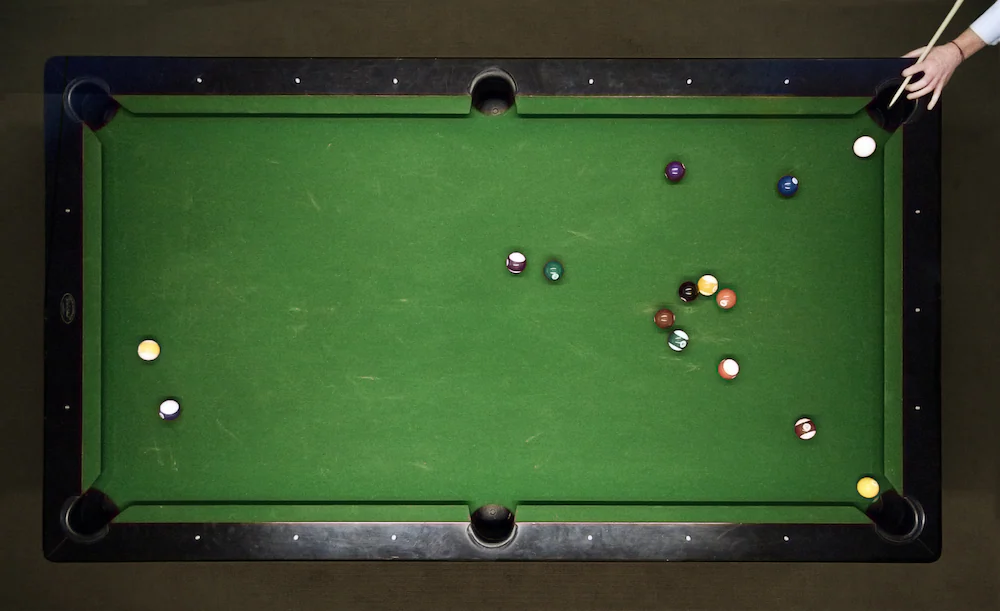
#> input picture billiardimage1.png, 1000 x 611 px, given in place of the camera
$ python main.py
#> lines starting #> are read from the running program, lines starting #| are printed output that depends on the picture; after the words box and inside, x2 and y2 are one past the last pixel; in counts of white or black regions, pixels touching at a corner belong together
### software/image_processing.py
import cv2
import numpy as np


"""
    Detects the largest white area in the frame, which is considered the background boundary.
    Uses HSV color space for better color segmentation and applies morphological operations
    to clean up the mask.

    Parameters:
    frame (np.array): The input image frame in which to detect the background boundary.

    Returns:
    np.array: The largest contour found in the frame representing the background boundary.
    """
def detect_backgroud_boudary(frame):

    # Convert to HSV for better color segmentation
    hsv = cv2.cvtColor(frame, cv2.COLOR_BGR2HSV)

    # Define range for white color
    lower_white = np.array([0, 0, 100])
    upper_white = np.array([179, 40, 255])

    # Create a mask for white color
    white_mask = cv2.inRange(hsv, lower_white, upper_white)
    # Apply morphology to clean up the mask
    kernel = np.ones((5, 5), np.uint8)
    white_mask = cv2.morphologyEx(white_mask, cv2.MORPH_CLOSE, kernel)
    white_mask = cv2.morphologyEx(white_mask, cv2.MORPH_OPEN, kernel)
    # Find contours for the white area
    # cv2.imshow('white_mask', white_mask)
    contours, _ = cv2.findContours(white_mask, cv2.RETR_EXTERNAL, cv2.CHAIN_APPROX_SIMPLE)
    if contours:
        largest_contour = max(contours, key=cv2.contourArea)
        cv2.drawContours(frame, [largest_contour], -1, (0, 255, 255), 3) # Yellow contour
        return largest_contour
    return None


"""
    Detects the largest pink area within a given white boundary in the frame.

    Parameters:
    frame (np.array): The input image frame in which to detect the pink paper.
    white_mask (np.array): The mask representing the white area to constrain the detection.

    Returns:
    np.array: The largest contour found representing the pink paper.
    """
def detect_pink_paper(frame, white_mask):
     # Convert to HSV for better color segmentation
    hsv = cv2.cvtColor(frame, cv2.COLOR_BGR2HSV)
    # Define range for pink color
    lower_pink = np.array([145, 0, 30])
    upper_pink = np.array([179, 100, 255])

    # lower_pink = np.array([3, 30, 230])
    # upper_pink = np.array([20, 60, 255])

    # Create a mask for pink color
    pink_mask = cv2.inRange(hsv, lower_pink, upper_pink)
    # cv2.imshow('pink_mask', pink_mask)
    # Apply the white area mask to the pink mask
    masked_pink = cv2.bitwise_and(pink_mask, pink_mask, mask=white_mask)
    # cv2.imshow('pink_mask', masked_pink)

    # Find contours of the pink paper
    contours, _ = cv2.findContours(masked_pink, cv2.RETR_EXTERNAL, cv2.CHAIN_APPROX_SIMPLE)
    if contours:
        largest_contour = max(contours, key=cv2.contourArea)
        cv2.drawContours(frame, [largest_contour], 0, (190, 90, 100), 2)
        return largest_contour
    return None


"""
    Detects colored spots within a specified region of the frame. This function creates
    a mask for the specified color and applies it to the given region mask.

    Parameters:
    frame (np.array): The input image frame in which to detect colored spots.
    color_mask (tuple): The lower and upper color range for spot detection.
    region_mask (np.array): The mask representing the region to constrain the detection.

    Returns:
    list: A list of contours representing the detected colored spots.
    """
def detect_colored_spots(frame, color_mask, region_mask):
    hsv = cv2.cvtColor(frame, cv2.COLOR_BGR2HSV)
    # Create a mask for colored spots
    colored_spots_mask = cv2.inRange(hsv, color_mask[0], color_mask[1])
    # cv2.imshow('colored_spots_mask', colored_spots_mask)
    # Apply the region mask to the colored spots mask
    masked_colored_spots = cv2.bitwise_and(colored_spots_mask, colored_spots_mask, mask=region_mask)
    # Find contours of the colored spots
    contours, _ = cv2.findContours(masked_colored_spots, cv2.RETR_EXTERNAL, cv2.CHAIN_APPROX_SIMPLE)
    cv2.drawContours(frame, contours, -1, (0, 255, 0), 1)
    return contours
#stupid function
def detect_colored_spots2(frame, color_mask, region_mask):
    hsv = cv2.cvtColor(frame, cv2.COLOR_BGR2HSV)
    # Create a mask for colored spots
    colored_spots_mask = cv2.inRange(hsv, color_mask[0], color_mask[1])
    # cv2.imshow('colored_spots_mask2', colored_spots_mask)
    # Apply the region mask to the colored spots mask
    masked_colored_spots = cv2.bitwise_and(colored_spots_mask, colored_spots_mask, mask=region_mask)
    # Find contours of the colored spots
    contours, _ = cv2.findContours(masked_colored_spots, cv2.RETR_EXTERNAL, cv2.CHAIN_APPROX_SIMPLE)
    cv2.drawContours(frame, contours, -1, (255, 255, 0), 1)
    return contours


"""
    Detects balls on a table within a given color range.

    Parameters:
    frame (np.array): The image frame in which to detect the balls.
    table_contour (np.array): The contour that defines the boundary of the table.
    color_range (tuple): The lower and upper range for the ball color.
    min_contour_area (int): The minimum area threshold for a contour to be considered a ball.

    Returns:
    list: A list of tuples, each containing the center coordinates and radius of a detected ball.
    """
# [24 lines left out: function detect_balls, not called in this run]

### software/utility_functions.py
import cv2
import numpy as np
import math
from image_processing import detect_colored_spots2
from constants import POOL_BALL_DIAMETER


"""
    Detects the HSV values of the pixel at the position where the user clicks
    """
# [7 lines left out: function create_click_event, not called in this run]


"""
    Calculates the center (centroid) of a given contour using image moments.

    Parameters:
    contour (np.array): The contour for which to find the center.

    Returns:
    tuple: The (x, y) coordinates of the center of the contour.
    """
def calculate_center(contour):
    M = cv2.moments(contour)
    if M["m00"] != 0:
        cx = int(M["m10"] / M["m00"])
        cy = int(M["m01"] / M["m00"])
        return (cx, cy)
    return None


"""
    Detects the Y-axis spots in the frame within a specified color range and draws the axis.

    Parameters:
    frame (np.array): The input image frame.
    color_range (tuple): The lower and upper range for the Y-axis color.
    mask (np.array): The mask to constrain the detection area.
    origin (tuple): The (x, y) coordinates of the origin.

    Returns:
    tuple: The direction vector of the Y-axis, or None if not detected.
    """
def detect_and_draw_Y_axis(frame, color_range, mask, origin):
    Y_axis_spots = detect_colored_spots2(frame, color_range, mask)
    Y_axis_center = None
    y_direction = None

    for spot in Y_axis_spots:
        Y_axis_center = calculate_center(spot)
        if Y_axis_center and origin:
            y_direction = (Y_axis_center[0] - origin[0], Y_axis_center[1] - origin[1])
            break

    if origin is not None and Y_axis_center is not None:
        draw_axes(frame, origin, Y_axis_center)

    return y_direction


"""
    Draws the X and Y axes on the frame based on the specified origin and Y direction point.
    The X-axis is drawn perpendicular to the right of Y-axis.

    Parameters:
    frame (np.array): The image frame on which to draw the axes.
    origin (tuple): The (x, y) coordinates of the origin of the axes.
    y_point (tuple): The (x, y) coordinates of a point on the Y-axis.

    Returns:
    None
    """
# [22 lines left out: function draw_axes, not called in this run]


"""
    Calculates the measurements (polar and cartesian coordiantes) of detected balls from the origin.
    The origin and Y direction are used to establish a coordinate system for measurement.

    Parameters:
    frame (np.array): The image frame for reference.
    balls (list): A list of tuples containing the center and radius of each detected ball.
    origin (tuple): The (x, y) coordinates of the origin of the coordinate system.
    y_direction (tuple): The Y direction vector for establishing the coordinate system.
    ball_diameter_cm (float): The diameter of the balls in centimeters.

    Returns:
    list: A list of tuples containing calculated measurements for each ball (polar and cartesian coordiantes).
    """
# [34 lines left out: function calculate_ball_measurements, not called in this run]


""" Annotates the frame with measurements of detected balls.

    Parameters:
    frame (np.array): The image frame to draw annotations on.
    ball_measurements (list): A list of tuples containing ball measurements (center, radius, distance_cm, angle_degrees, X_coordinate, Y_coordinate).
    origin (tuple): The (x, y) coordinates of the origin point for measurements.

    Returns:
    None
    """
# [11 lines left out: function annotate_ball_measurements, not called in this run]

### software/main.py
import cv2
import numpy as np
import threading
import time
# Import other necessary modules
from image_processing import detect_backgroud_boudary, detect_pink_paper, detect_colored_spots, detect_colored_spots2, detect_balls
from utility_functions import create_click_event, detect_and_draw_Y_axis, calculate_center, calculate_ball_measurements, annotate_ball_measurements
from robot_control import send_command, calculate_rotation_steps, calculate_translation_steps, send_strike_command, getCartesianStepsAndSpeed
from constants import MOTOR_SPEED, LOWER_CENTER, UPPER_CENTER, LOWER_Y_AXIS, UPPER_Y_AXIS, LOWER_BALL, UPPER_BALL

# Initialize camera
cap = cv2.VideoCapture(0, cv2.CAP_DSHOW)
cap.set(cv2.CAP_PROP_AUTOFOCUS, 0)  # Disable autofocus
cap.set(cv2.CAP_PROP_FRAME_WIDTH, 800)
cap.set(cv2.CAP_PROP_FRAME_HEIGHT, 800)


def get_processed_frame(cap, thresholds):
    # print(thresholds)
    global ball_measurements
    ret, frameOrigin = cap.read()
#> frameOrigin is the input picture: shape (611, 1000, 3); mean B, G, R 44.4, 80.1, 56.5
    if not ret:
        print("No frame received")
        return None

    frame = cv2.GaussianBlur(frameOrigin, (5, 5), 0)
    table_contour = detect_backgroud_boudary(frame)
#> in detect_backgroud_boudary, `white_mask = cv2.inRange(hsv, lower_white, upper_white)`:
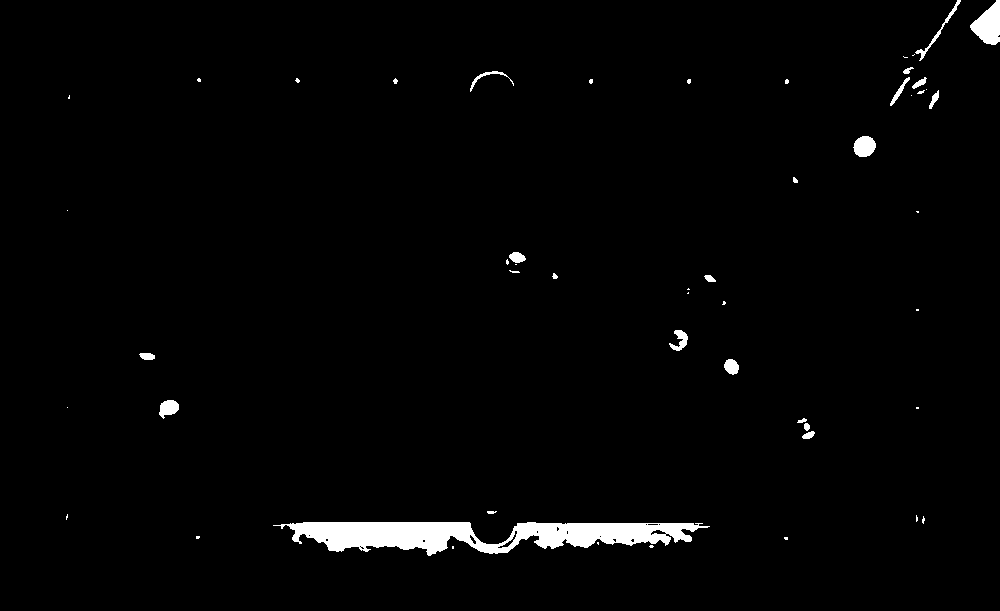
#> white_mask: shape (611, 1000); 1.9% white; 52 white regions (30 under 20 px), largest, box (x1, y1, x2, y2) and area: (273, 522, 710, 556) 8298, (970, 0, 1000, 45) 839, (853, 136, 876, 157) 370
#> in detect_backgroud_boudary, `white_mask = cv2.morphologyEx(white_mask, cv2.MORPH_OPEN, kernel)`:
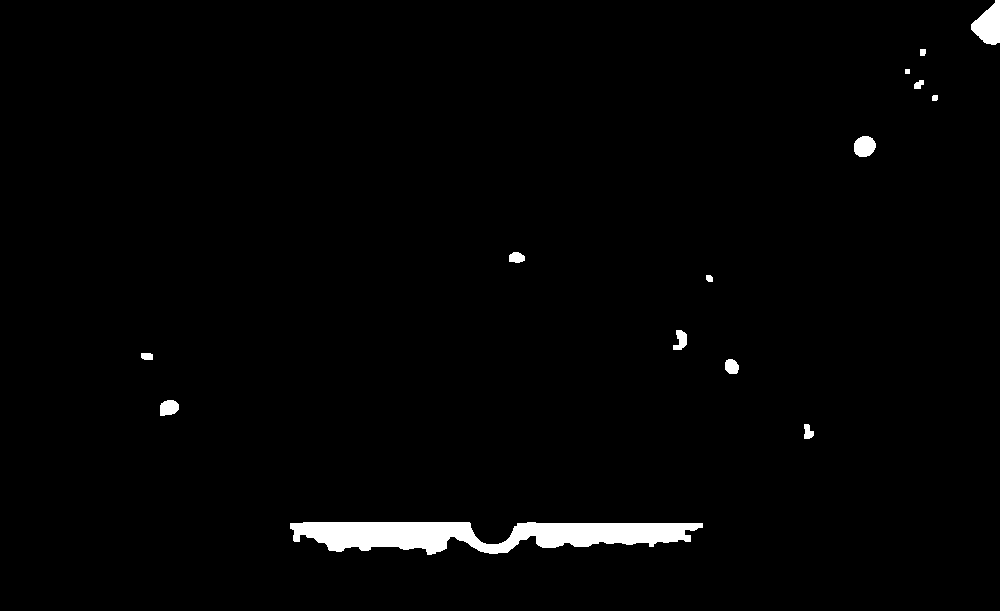
#> white_mask: shape (611, 1000); 1.8% white; 14 white regions
#> in detect_backgroud_boudary, `contours, _ = cv2.findContours(white_mask, cv2.RETR_EXTERNAL, cv2.CHAI..`: contours = 14 contours, 1 with area under 20; largest, box (x1, y1, x2, y2) and area: (290, 522, 703, 555) 8113, (971, 0, 1000, 45) 788, (854, 136, 876, 157) 338, (160, 400, 179, 416) 219, (673, 330, 687, 350) 154
#> in detect_backgroud_boudary, `largest_contour = max(contours, key=cv2.contourArea)`: largest_contour = contour of 222 points, box (x1, y1, x2, y2) (290, 522, 703, 555), area 8113
#> in detect_backgroud_boudary, `cv2.drawContours(frame, [largest_contour], -1, (0, 255, 255), 3)`:
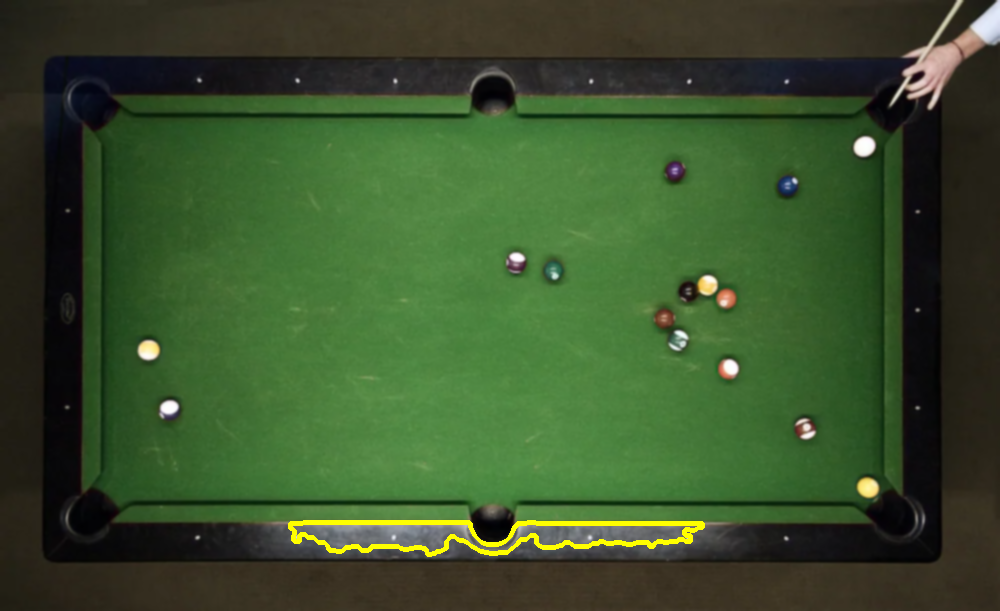
#> frame: shape (611, 1000, 3); mean B, G, R 43.5, 81.1, 57.5
#> table_contour has the same summary as largest_contour in detect_backgroud_boudary
    if table_contour is not None:
        table_mask = np.zeros_like(frame[:, :, 0])
        cv2.drawContours(table_mask, [table_contour], -1, 255, -1)
#> table_mask: shape (611, 1000); 1.4% white; 1 white region, box (x1, y1, x2, y2) and area: (290, 522, 703, 555) 8577
        pink_paper_box = detect_pink_paper(frame, table_mask)
#> in detect_pink_paper, `pink_mask = cv2.inRange(hsv, lower_pink, upper_pink)`:
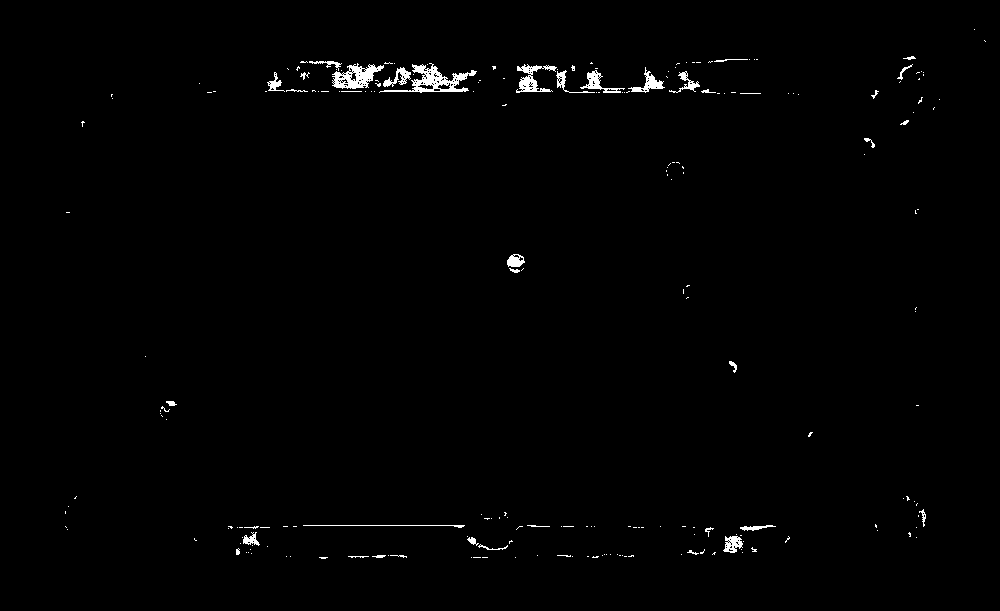
#> pink_mask: shape (611, 1000); 0.92% white; 221 white regions (181 under 20 px), largest, box (x1, y1, x2, y2) and area: (379, 63, 477, 93) 919, (332, 63, 384, 89) 693, (516, 64, 557, 93) 458
#> in detect_pink_paper, `masked_pink = cv2.bitwise_and(pink_mask, pink_mask, mask=white_mask)`:
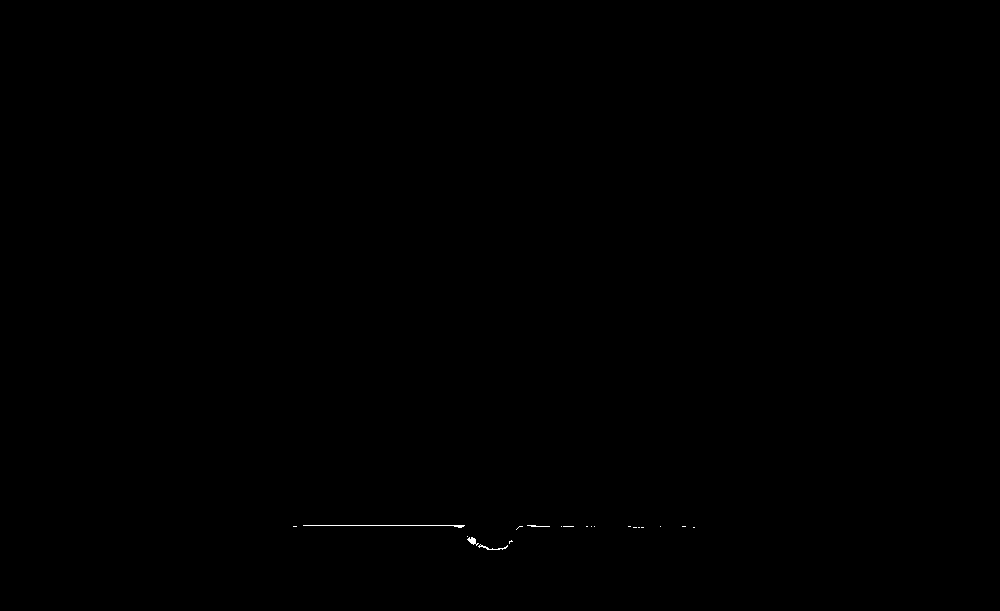
#> masked_pink: shape (611, 1000); 0.06% white in thin lines or dots, all inside (x1, y1, x2, y2) = (293, 525, 695, 550)
#> in detect_pink_paper, `contours, _ = cv2.findContours(masked_pink, cv2.RETR_EXTERNAL, cv2.CHA..`: contours = 20 contours, 18 with area under 20; largest, box (x1, y1, x2, y2) and area: (467, 537, 479, 546) 34, (478, 544, 508, 550) 20
#> in detect_pink_paper, `largest_contour = max(contours, key=cv2.contourArea)`: largest_contour = contour of 21 points, box (x1, y1, x2, y2) (467, 537, 479, 546), area 34
#> pink_paper_box has the same summary as largest_contour in detect_pink_paper

        origin = None

        if pink_paper_box is not None:
            pink_paper_mask = np.zeros_like(frame[:, :, 0])
            cv2.drawContours(pink_paper_mask, [pink_paper_box], 0, 255, -1)
#> pink_paper_mask: shape (611, 1000); 0.01% white; 1 white region, box (x1, y1, x2, y2) and area: (467, 537, 479, 546) 50

            center_spot = detect_colored_spots(frame, (LOWER_CENTER, UPPER_CENTER), pink_paper_mask)
#> in detect_colored_spots, `colored_spots_mask = cv2.inRange(hsv, color_mask[0], color_mask[1])`:
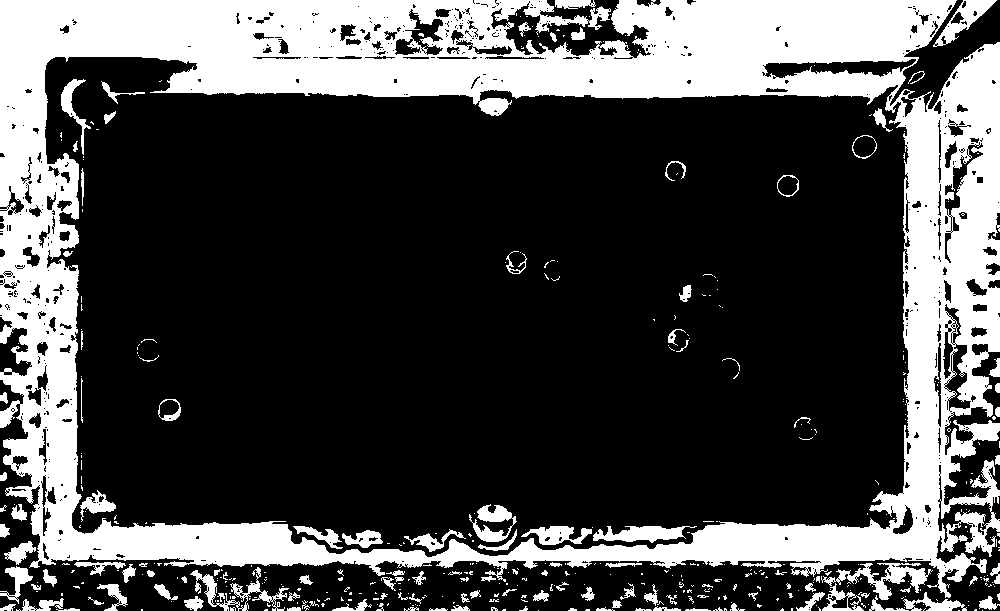
#> colored_spots_mask: shape (611, 1000); 29% white; 450 white regions (328 under 20 px), largest, box (x1, y1, x2, y2) and area: (0, 0, 1000, 598) 158580, (821, 563, 933, 600) 1318, (190, 567, 289, 611) 1051
#> in detect_colored_spots, `contours, _ = cv2.findContours(masked_colored_spots, cv2.RETR_EXTERNAL..`: contours = [[[472, 540], [472, 541], [473, 541], [473, 540]]]
#> center_spot = [[[472, 540], [472, 541], [473, 541], [473, 540]]]
            if center_spot:
                origin = calculate_center(center_spot[0])
#> in calculate_center, `M = cv2.moments(contour)`: M = moments, m00 1, centre m10/m00, m01/m00 = (472.5, 540.5)
#> in calculate_center, `cx = int(M["m10"] / M["m00"])`: cx = 472
#> in calculate_center, `cy = int(M["m01"] / M["m00"])`: cy = 540
#> origin = (472, 540)
                cv2.circle(frame, origin, 5, (0, 0, 255), -1)
#> frame: shape (611, 1000, 3); mean B, G, R 43.5, 81.1, 57.5

            LOWER_Y_AXIS=thresholds[2]
            UPPER_Y_AXIS=thresholds[3]
            y_direction = detect_and_draw_Y_axis(frame, (LOWER_Y_AXIS, UPPER_Y_AXIS), pink_paper_mask, origin)
#> in detect_colored_spots2, `colored_spots_mask = cv2.inRange(hsv, color_mask[0], color_mask[1])`:
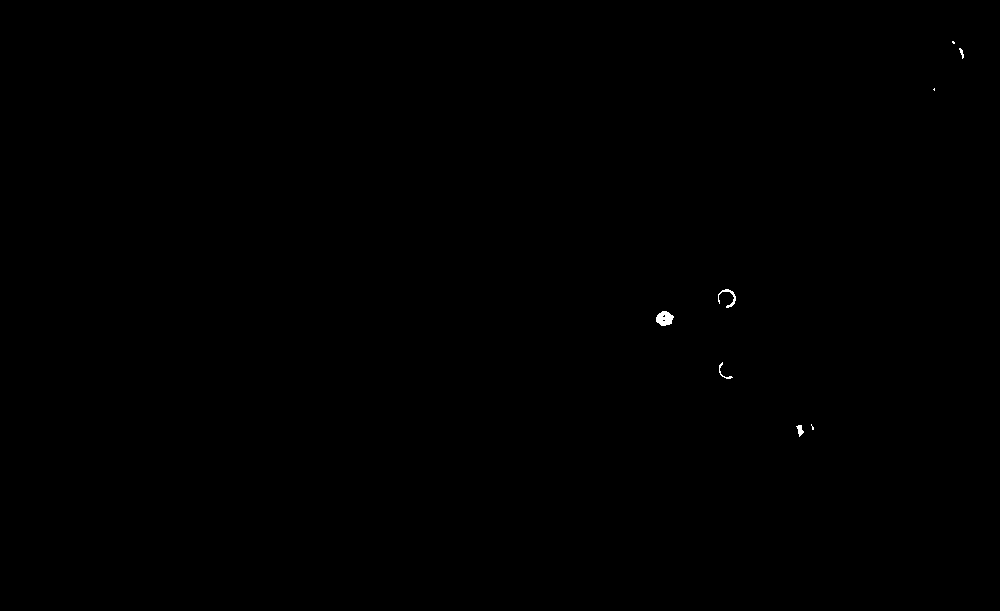
#> colored_spots_mask: shape (611, 1000); 0.07% white; 8 white regions (3 under 20 px), largest, box (x1, y1, x2, y2) and area: (656, 311, 674, 326) 192, (718, 289, 736, 308) 95, (796, 425, 804, 437) 52, (719, 362, 733, 379) 45, (959, 48, 964, 59) 26
#> in detect_colored_spots2, `contours, _ = cv2.findContours(masked_colored_spots, cv2.RETR_EXTERNAL..`: contours = []

        if origin is not None and y_direction is not None:

            LOWER_BALL=thresholds[0]
            UPPER_BALL=thresholds[1]
            balls = detect_balls(frame, table_contour, (LOWER_BALL, UPPER_BALL))

            ball_measurements = calculate_ball_measurements(frame, balls, origin, y_direction)
            annotate_ball_measurements(frame, ball_measurements, origin)
#> (the run stopped early here; a loop or call above may not have finished)
